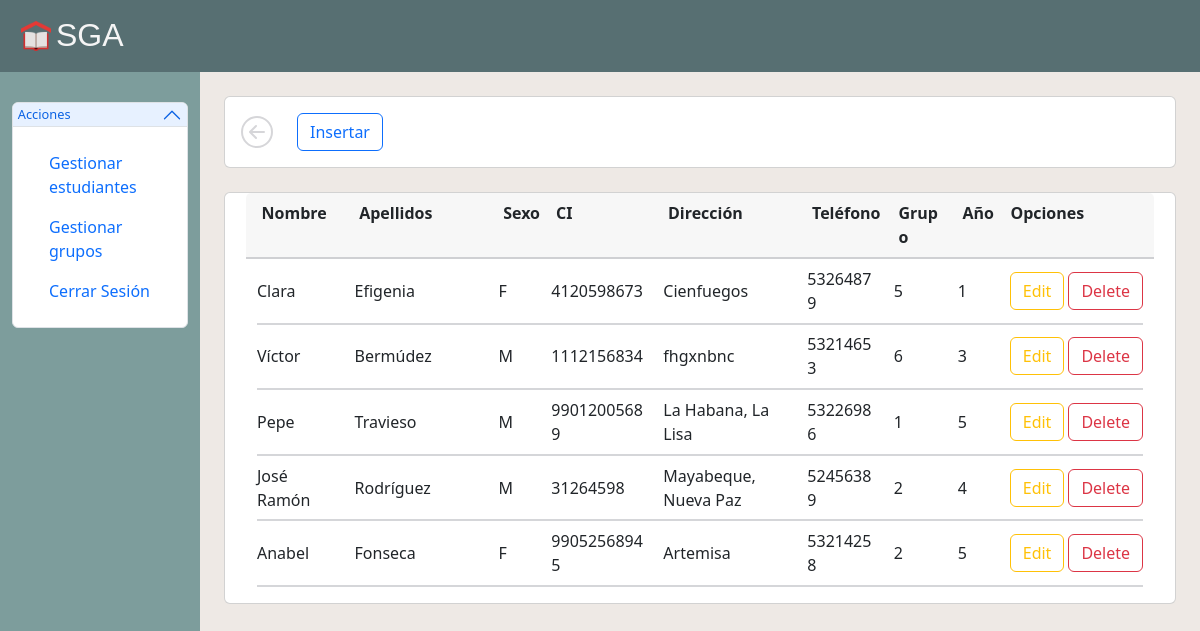
Page /secretaria/estudiantes/ (signed in) on the committed database.
### apps/secretaria/models.py (models this page shows, shortened)
class Estudiante(models.Model):
   nombre = models.CharField(max_length=20)
   apellidos = models.CharField(max_length=40)
   sexo = models.CharField(max_length=1, choices = (
      ('M', 'M'),
      ('F', 'F')
   ))
   ci = models.IntegerField()
   dir = models.CharField(max_length=100)
   tel = models.IntegerField()
   grupo = models.IntegerField()
   anno = models.CharField(max_length=1, choices= (
      ('1', '1'),
      ('2', '2'),
      ('3', '3'),
      ('4', '4'),
      ('5', '5')
   ))

### apps/secretaria/views.py (the view)
# urls.py: path('estudiantes/', views.listarEstudiantes, name='estudiantes'),
@login_required
def listarEstudiantes(request):
   estudiantes = Estudiante.objects.all()
   return render(request, 'estudiante/listar_estudiantes.html', {
      'estudiantes': estudiantes
   })

### apps/secretaria/templates/estudiante/listar_estudiantes.html (shortened to what this page needs)
{% extends 'layouts/base.html' %}
{% load static %}
{% block links %}
   <link rel="stylesheet" href="{% static 'css/listar.css' %}">
{% endblock %}
{% block content %}
      <header class="flex-row justify-content-start p-3 card  m-4">
         <a class="nav-link" href="{% url 'index' %}" title="back"></a>
         <div class="ms-4">
            <a href="{% url 'insertar_estudiante' %}" class="btn btn-outline-primary">Insertar</a>
         </div>
      </header>
      <section id="formStudents" class="card m-4">
         <ul class="nav m-auto card-header">
            <li>Nombre</li>
            <li>Apellidos</li>
            <li>Sexo</li>
            <li>CI</li>
            <li>Dirección</li>
            <li>Teléfono</li>
            <li>Grupo</li>
            <li>Año</li>
            <li>Opciones</li>
         </ul>
         <ul class="nav flex-column m-auto card-body">
            {% for estudiante in estudiantes %}
               <li>
                  <label> {{ estudiante.nombre }} </label>
                  <label> {{ estudiante.apellidos }} </label>
                  <label> {{ estudiante.sexo }} </label>
                  <label> {{ estudiante.ci }} </label>
                  <label> {{ estudiante.dir }} </label>
                  <label> {{ estudiante.tel }} </label>
                  <label> {{ estudiante.grupo }} </label>
                  <label> {{ estudiante.anno }} </label>
                  <a href="{% url 'modificar_estudiante' estudiante.ci %}" class="btn btn-outline-warning ms-1">Edit</a>
                  <form action="{% url 'eliminar_estudiante' estudiante.ci %}" method="POST" class="ms-1">
                     <button class="btn btn-outline-danger">Delete</button>
                  </form>
               </li>
            {% endfor %}
         </ul>
      </section>
{% endblock %}

### apps/secretaria/static/css/listar.css (style rules this page uses)
#formStudents > ul:nth-child(1) { border-bottom: 2px solid rgba(48, 52, 64, .2); }
#formStudents > ul:nth-child(2) { padding-top: 0; }
#formStudents > ul:nth-child(1) > li:nth-child(1), #formStudents > ul:nth-child(2) > li > label:nth-child(1) { padding: 0; padding-right: 1rem; width: 6.1rem; }
#formStudents > ul:nth-child(1) > li:nth-child(2), #formStudents > ul:nth-child(2) > li > label:nth-child(2) { padding: 0; padding-right: 1rem; width: 9rem; }
#formStudents > ul:nth-child(1) > li:nth-child(3), #formStudents > ul:nth-child(2) > li > label:nth-child(3) { padding: 0; padding-right: 1rem; width: 3.3rem; }
#formStudents > ul:nth-child(1) > li:nth-child(4), #formStudents > ul:nth-child(2) > li > label:nth-child(4) { padding: 0; padding-right: 1rem; width: 7rem; }
#formStudents > ul:nth-child(1) > li:nth-child(5), #formStudents > ul:nth-child(2) > li > label:nth-child(5) { padding: 0; padding-right: 1rem; width: 9rem; }
#formStudents > ul:nth-child(1) > li:nth-child(6), #formStudents > ul:nth-child(2) > li > label:nth-child(6) { padding: 0; padding-right: 1rem; width: 5.4rem; }
#formStudents > ul:nth-child(1) > li:nth-child(7), #formStudents > ul:nth-child(2) > li > label:nth-child(7) { padding: 0; padding-right: 1rem; width: 4rem; }
#formStudents > ul:nth-child(1) > li:nth-child(8), #formStudents > ul:nth-child(2) > li > label:nth-child(8) { padding: 0; padding-right: 1rem; width: 3rem; }
#formStudents > ul:nth-child(1) > li:nth-child(9), #formStudents > ul:nth-child(2) > li > label:nth-child(9) { padding: 0; padding-right: 1rem; width: 8rem; }
#formStudents > ul:nth-child(1) > li { font-weight: bold; }
#formStudents > ul:nth-child(2) > li { display: flex; border-bottom: 2px solid rgba(48, 52, 64, .2); align-items: center; }
#mainRow > main > header > div { align-self: center; }
#mainRow > main > header > div > a { margin-right: .5rem; }
#mainRow > main > header > a { color: rgba(48, 52, 64, .2); align-self: center; }
#formStudents > ul > li > a { margin: .8rem 0; }

### rows in the picture
Estudiante: nombre "Clara", apellidos "Efigenia", sexo "F", ci "4120598673", dir "Cienfuegos", tel "53264879", grupo "5", anno "1"
Estudiante: nombre "Víctor", apellidos "Bermúdez", sexo "M", ci "1112156834", dir "fhgxnbnc", tel "53214653", grupo "6", anno "3"
Estudiante: nombre "Pepe", apellidos "Travieso", sexo "M", ci "99012005689", dir "La Habana, La Lisa", tel "53226986", grupo "1", anno "5"
Estudiante: nombre "José Ramón", apellidos "Rodríguez", sexo "M", ci "31264598", dir "Mayabeque, Nueva Paz", tel "52456389", grupo "2", anno "4"
Estudiante: nombre "Anabel", apellidos "Fonseca", sexo "F", ci "99052568945", dir "Artemisa", tel "53214258", grupo "2", anno "5"
